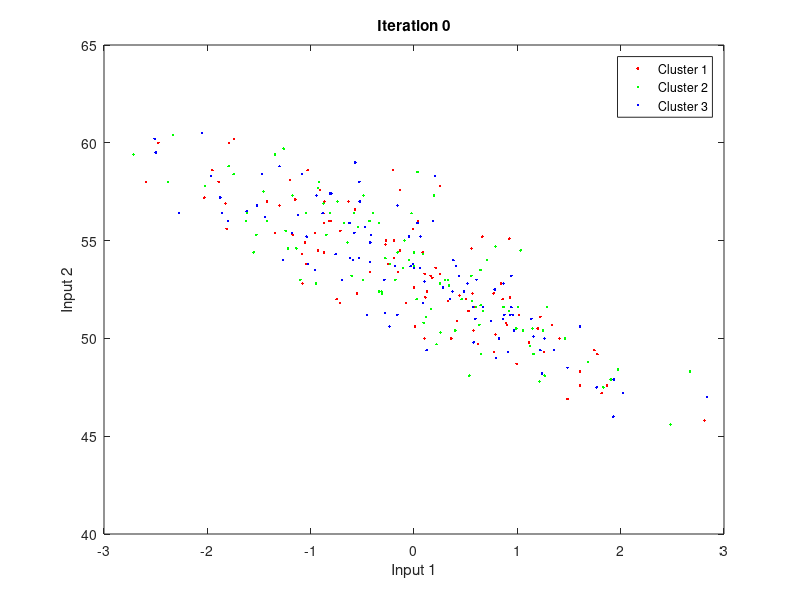

Source code (MATLAB): (Note: this script raises an error after producing the figure.)

%% read data from file
data = load('Box Jenkins data file.csv');

%% select data to cluster
%note that cluster is an x*1*3 array
cluster = zeros(size(data, 1), 1, 3);
%first inputs in 1st dimension
cluster(:, 1) = data(:, 1);
%second inputs in 2nd dimension
cluster(:, 2) = data(:, 2);
%3rd dimension holds the cluster index

%% randomly set data into 3 clusters
cluster_size = 3;
cluster_index = 1;
for x = 1:size(cluster, 1)
    cluster(x, 3) = cluster_index;
    cluster_index = cluster_index + 1;
    if (cluster_index > cluster_size)
        cluster_index = 1;
    end
end

%% plot initial cluster distribution
[r1,c1] = find(cluster(:,3) == 1);
[r2,c2] = find(cluster(:,3) == 2);
[r3,c3] = find(cluster(:,3) == 3);

figure
plot(cluster(r1, 1), cluster(r1, 2),'.r');
hold on
plot(cluster(r2, 1), cluster(r2, 2),'.g');
hold on
plot(cluster(r3, 1), cluster(r3, 2),'.b');
xlabel('Input 1');
ylabel('Input 2');
legend('Cluster 1', 'Cluster 2', 'Cluster 3');
title(['Iteration ' num2str(0)]);

%% move points to clusters they are closer to
iterations = 0; %iteration count
%minimum eucl dist for each point and the index
euclidean_distances = zeros(size(cluster, 1), 2);
euclidean_distances(:,1) = 1000000000; %sum random very large distance
euclidean_distances(:,2) = cluster_size + 1;
while (true) %do iterations forever, break out inside the loop
    iterations = iterations + 1;
    %cluster average is saved in a 3*1*3 matrix
    cluster_avg = zeros(cluster_size, 1);
    
    [r1,c1] = find(cluster(:,3) == 1);
    [r2,c2] = find(cluster(:,3) == 2);
    [r3,c3] = find(cluster(:,3) == 3);
    
    %find the 3 cluster averages
    cluster_avg(1,1) = mean(cluster(r1, 1));
    cluster_avg(1,2) = mean(cluster(r1, 2));
    
    cluster_avg(2,1) = mean(cluster(r2, 1));
    cluster_avg(2,2) = mean(cluster(r2, 2));
    
    cluster_avg(3,1) = mean(cluster(r3, 1));
    cluster_avg(3,2) = mean(cluster(r3, 2));
    
    %compare points to averages and move
    points_not_moved = 0;
    for point = 1:size(cluster, 1)
        %initialize euclidean dist for this point
        euclidean_dist = zeros(cluster_size, 1);
        %calculate distance from each cluster
        for c = 1:cluster_size
            euclidean_dist(c) = eucl_dist(cluster_avg(c, 1), cluster_avg(c,2)...
                , cluster(point, 1), cluster(point, 2));
        end
        %find the minimum distance
        [min_value, min_cluster_index] = min(euclidean_dist);
        
        %test if the minimum distance has decreased for the same cluster
        if (min_cluster_index == euclidean_distances(point, 2))
            %point is in the same cluster, ignore
            %why calculate euclidean distance if the new cluster is the
            %same as old?
            points_not_moved = points_not_moved + 1;
        else
            %point is changing its cluster
            cluster(point, 3) = min_cluster_index;
            
            euclidean_distances(point, 1) = min_value;
            euclidean_distances(point, 2) = min_cluster_index;
        end
    end
    
    %plot the current iteration
    figure
    [r1,c1] = find(cluster(:,3) == 1);
    plot(cluster(r1, 1), cluster(r1, 2),'.r');
    hold on
    [r2,c2] = find(cluster(:,3) == 2);
    plot(cluster(r2, 1), cluster(r2, 2),'.g');
    hold on
    [r3,c3] = find(cluster(:,3) == 3);
    plot(cluster(r3, 1), cluster(r3, 2),'.b');
    xlabel('Input 1');
    ylabel('Input 2');
    legend('Cluster 1', 'Cluster 2', 'Cluster 3');
    title(['Iteration ' num2str(iterations)]);

    %plot cluster centers
    hold on
    plot(cluster_avg(1,1), cluster_avg(1,2),'*r');

    hold on
    plot(cluster_avg(2,1), cluster_avg(2,2),'*g');

    hold on
    plot(cluster_avg(3,1), cluster_avg(3,2),'*b');
    
    %check if iteration is enough
    %if (iterations == 15) 
    if (points_not_moved == size(cluster, 1))
        %none of the points moved,
        break;
    else
        %some points still move
    end
end

disp(['Finished clustering after ', num2str(iterations), ' iterations']);